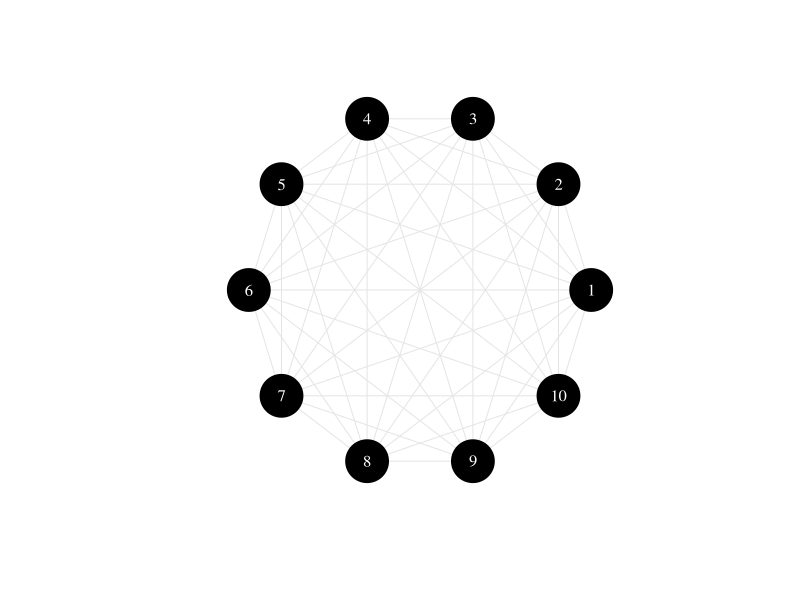
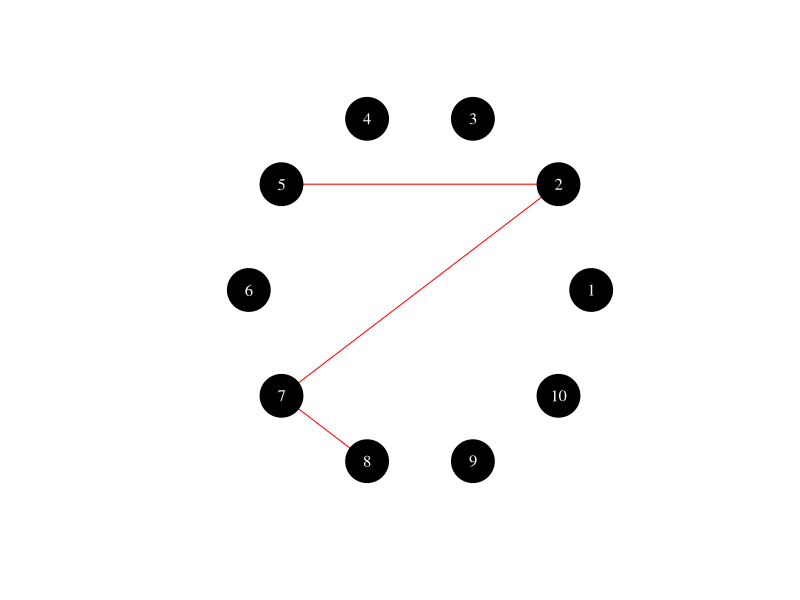
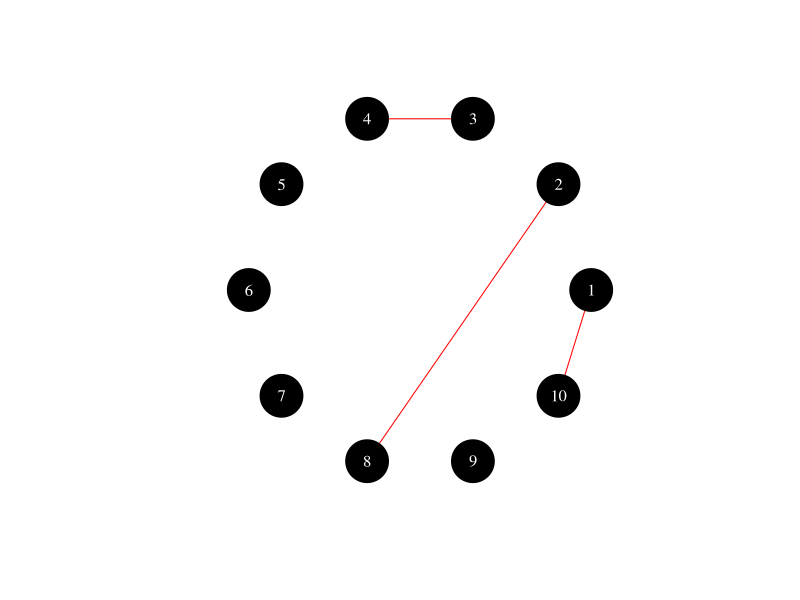
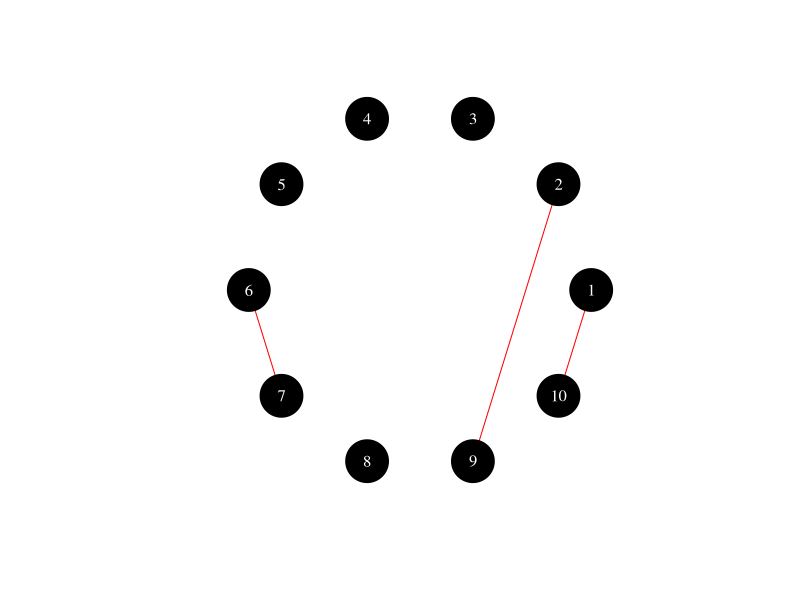
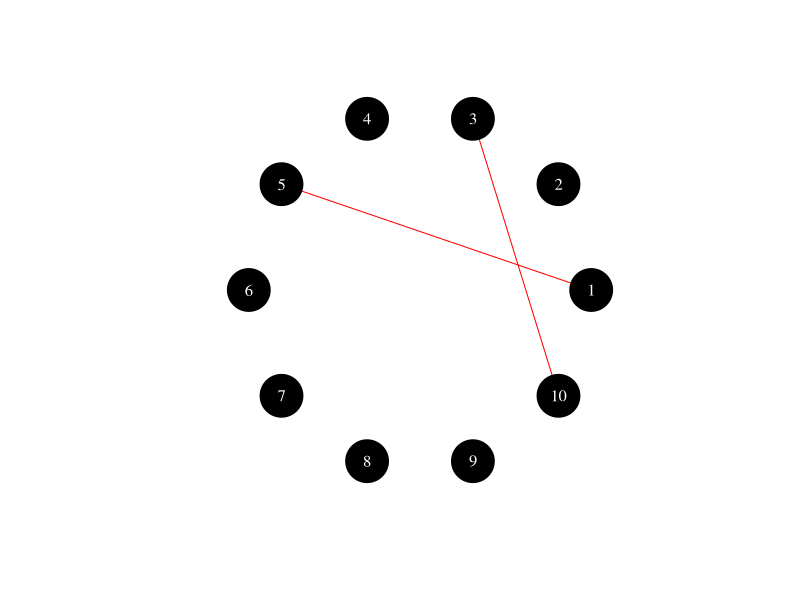
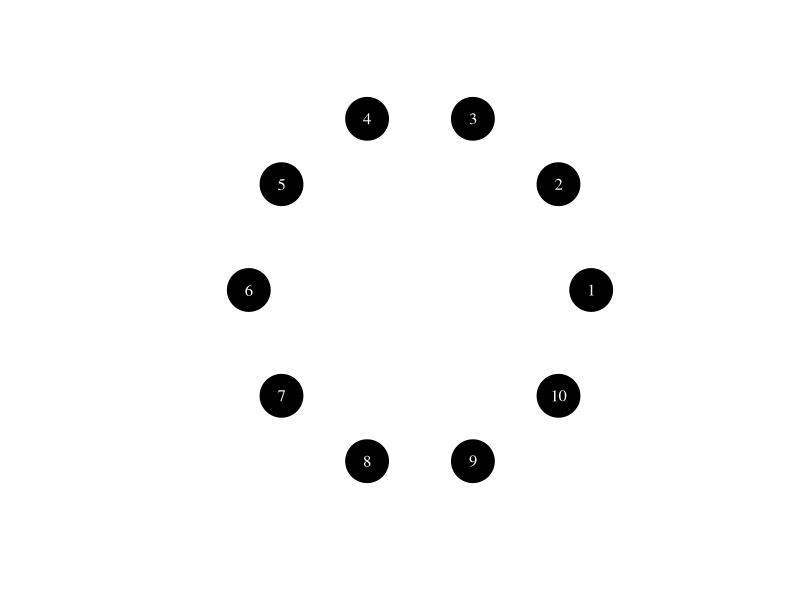
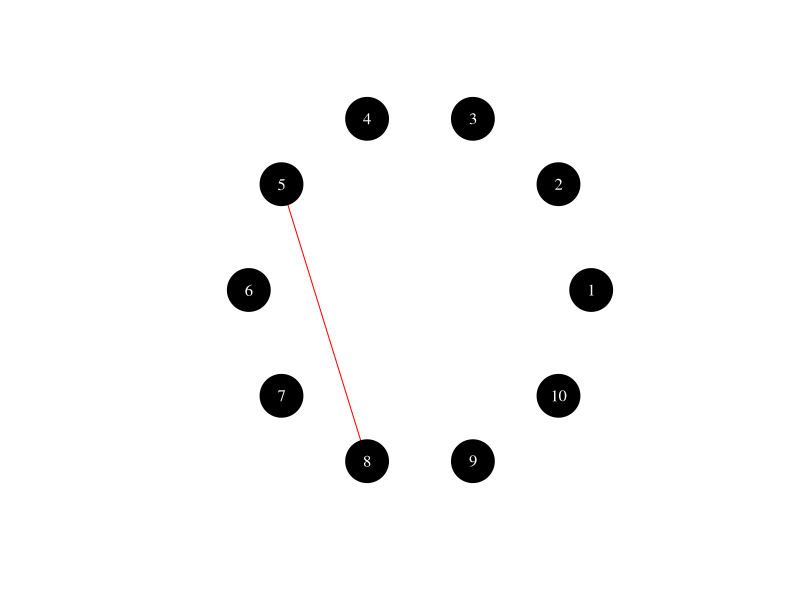

The R source for these figures, in order:
## ---- chunk 1
knitr::opts_chunk$set(echo = FALSE)
library(igraph)
library(dplyr)
## ---- chunk 2
make_full_graph(10) %>% 
  plot(
    layout = layout_in_circle(.),
    edge.color = "grey90",
    vertex.color = "black",
    vertex.label.color = "white",
    vertex.size = 25
  )
## ---- chunk 3
erdos.renyi.game(n = 10, p.or.m = 3, type = "gnm") %>% 
  plot(
    layout = layout_in_circle(.),
    edge.color = "red",
    edge.size = "2",
    vertex.color = "black",
    vertex.label.color = "white",
    vertex.size = 25
  )
## ---- chunk 4
erdos.renyi.game(n = 10, p.or.m = 3, type = "gnm") %>% 
  plot(
    layout = layout_in_circle(.),
    edge.color = "red",
    edge.size = "2",
    vertex.color = "black",
    vertex.label.color = "white",
    vertex.size = 25
  )
## ---- chunk 5
erdos.renyi.game(n = 10, p.or.m = 3, type = "gnm") %>% 
  plot(
    layout = layout_in_circle(.),
    edge.color = "red",
    edge.size = "2",
    vertex.color = "black",
    vertex.label.color = "white",
    vertex.size = 25
  )
## ---- chunk 6
erdos.renyi.game(n = 10, p.or.m = 0.033, type = "gnp") %>% 
  plot(
    layout = layout_in_circle(.),
    edge.color = "red",
    edge.size = "2",
    vertex.color = "black",
    vertex.label.color = "white",
    vertex.size = 25
  )
## ---- chunk 7
erdos.renyi.game(n = 10, p.or.m = 0.033, type = "gnp") %>% 
  plot(
    layout = layout_in_circle(.),
    edge.color = "red",
    edge.size = "2",
    vertex.color = "black",
    vertex.label.color = "white",
    vertex.size = 25
  )
## ---- chunk 8
erdos.renyi.game(n = 10, p.or.m = 0.033, type = "gnp") %>% 
  plot(
    layout = layout_in_circle(.),
    edge.color = "red",
    edge.size = "2",
    vertex.color = "black",
    vertex.label.color = "white",
    vertex.size = 25
  )
